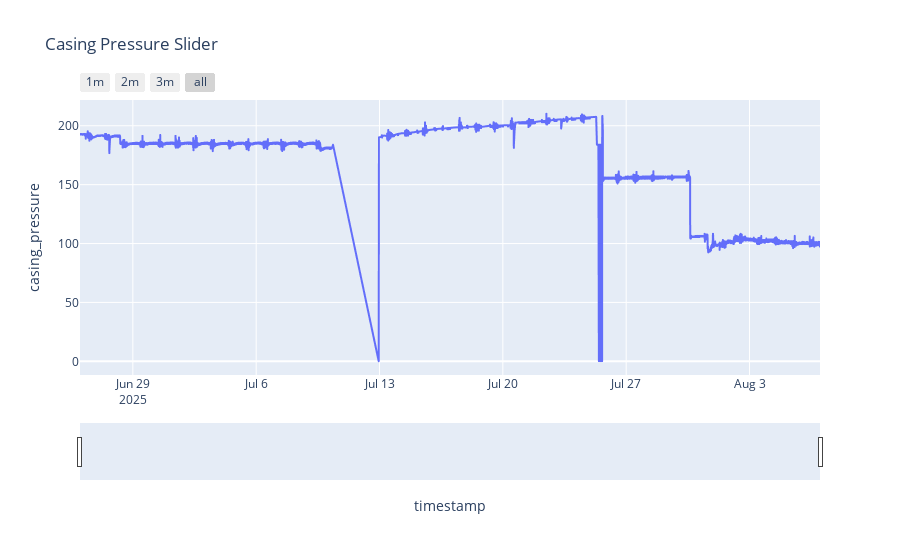

The notebook cell saved with this chart:
### Code cell
import pandas as pd
import seaborn as sns
import matplotlib as mpl
import matplotlib.pyplot as plt
import numpy as np

# load Data
#df = pd.read_csv("dataset/Casing_pressure-anomaly-csv.csv")
df = pd.read_csv("dataset/2sd-casing-pressure.csv")

df = df.rename(columns={
    "t_stamp": "timestamp",
    "Well Pads/Pronghorn KO/12HNB/Well Head/Well Casing Pressure/Value" : "casing_pressure"
})

# convert timestamp
df["timestamp"] = pd.to_datetime(df["timestamp"])

df_non_index = df

#df.to_csv("timestamp-corrected.csv")
df['anomaly_percent'] = ((df['casing_pressure'] - df['casing_pressure'].std()) / df['casing_pressure']) * 100


df.info()


print("Rows  : ", df.shape[0])
print("Columns  : ", df.shape[1])
print("\nFeatures  :\n", df.columns.to_list())
print("\nMissing Values :\n", df.isnull().any())
print("\n Unique Values :\n", df.nunique())

# Set index for time-series ops
df = df.set_index("timestamp").sort_index()
#df.head()

df.loc['2025-07-01':'2025-07-31']
df.plot(grid=True)

max_valid_pressure = 300

df_non_index['sensor_malfunction'] = df_non_index['casing_pressure'] > max_valid_pressure

print("\nSensor Error: ", df_non_index['sensor_malfunction'].sum())

df_non_index.head()
df_non_index.describe()

df_clean = df_non_index[~df_non_index["sensor_malfunction"]].copy()

import plotly.express as px

fig = px.line(df_clean, x='Timestamp', y='Casing Pressure', title='Casing Pressure')
fig.update_xaxes(
    rangeslider_visible=True,
    rangeselector=dict(
        buttons=list([
            dict(count=1, label='1m', step='minute', stepmode='backward'),
            dict(count=1, label='1D', step='day', stepmode='backward'),
            dict(count=1, label='1M', step='month', stepmode='backward'),
            dict(step='all')
        ])
    )
)

fig.show()

### Figure 1 — Plotly figure (JSON) as saved in the notebook; plotly's stock layout.template omitted (floating-point values rounded to 4 significant figures; data arrays with more than 128 entries replaced by an {"elided": "..."} marker saying what was removed)
{"data": [{"hovertemplate": "timestamp=%{x}<br>casing_pressure=%{y}<extra></extra>", "legendgroup": "", "line": {"color": "#636efa", "dash": "solid"}, "marker": {"symbol": "circle"}, "mode": "lines", "name": "", "showlegend": false, "type": "scattergl", "x": {"elided": "18387 str values"}, "xaxis": "x", "y": {"elided": "18387 float values"}, "yaxis": "y"}], "layout": {"legend": {"tracegroupgap": 0}, "title": {"text": "Casing Pressure Slider"}, "xaxis": {"anchor": "y", "domain": [0, 1], "rangeselector": {"buttons": [{"count": 1, "label": "1m", "step": "month", "stepmode": "backward"}, {"count": 1, "label": "2m", "step": "month", "stepmode": "backward"}, {"count": 1, "label": "3m", "step": "month", "stepmode": "backward"}, {"step": "all"}]}, "rangeslider": {"visible": true}, "title": {"text": "timestamp"}}, "yaxis": {"anchor": "x", "domain": [0, 1], "title": {"text": "casing_pressure"}}}}
